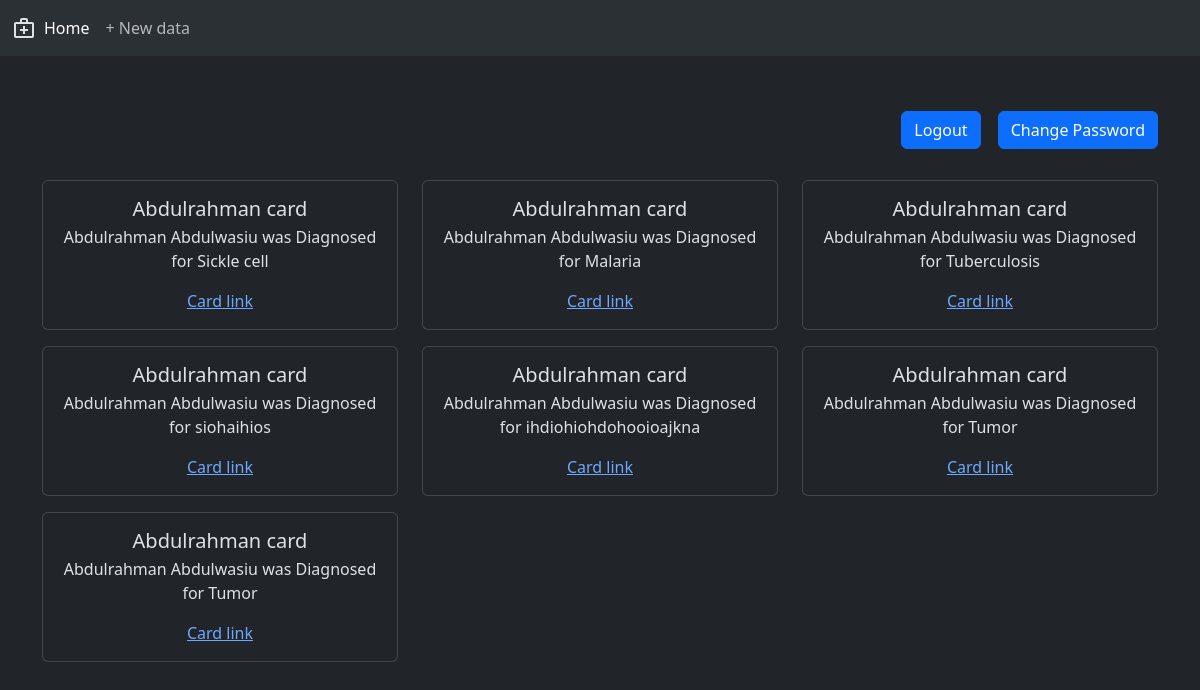
/data_detail/ (signed in), run on the app's committed database.
### data/models.py (models this page shows, shortened)
class Data(models.Model):
      detail = models.CharField(max_length=250)
      patient = models.ForeignKey(get_user_model(), on_delete=models.CASCADE)
      date_created = models.DateTimeField(default=timezone.now)

### users/models.py (models this page shows, shortened)
class CustomUser(AbstractBaseUser, PermissionsMixin):
    email = models.EmailField(unique=True, blank=True, default='')
    first_name = models.CharField(max_length=50, blank=True, default='')
    last_name = models.CharField(max_length=50, blank=True, default='')
    phone_number = models.CharField(max_length=20, blank=True, default='')
    start_date = models.DateTimeField(default=timezone.now)
    is_admin = models.BooleanField(default=False)
    is_active = models.BooleanField(default=True)
    is_superuser = models.BooleanField(default=False)
    is_staff = models.BooleanField(default=True)
    objects = CustomUserManager()
    USERNAME_FIELD = 'email'
    REQUIRED_FIELDS = ['first_name', 'last_name', 'phone_number']

### data/views.py (the view)
# urls.py: path('data_detail/', DataPageView.as_view(), name='data_detail')
class DataPageView(LoginRequiredMixin, ListView):
    model = Data
    template_name = 'data_list.html'
    login_url = 'login'

### templates/data_list.html (shortened to what this page needs)
{% extends 'base.html' %}
{% block content %}
<div class="row">
    {% for data in object_list %}
        <div class="col-6 col-md-4">
        <div class="card text-center mb-3 mr-3">
            <div class="card-body">
              <h5 class="card-title">{{ data.patient.first_name}} card</h5>
              <p class="card-text">{{ data.patient.first_name }} {{ data.patient.last_name }} was Diagnosed for
                {{ data.detail }}
              </p>
              <a href="#" class="card-link">Card link</a>
            </div>
          </div>
        </div>
      <br/>
      {% endfor %}
    </div>
{% endblock content %}

### templates/base.html (shortened to what this page needs)
<!DOCTYPE html>
<html lang="en" data-bs-theme="dark">
<head>
  <link href="https://cdn.jsdelivr.net/npm/bootstrap@5.3.2/dist/css/bootstrap.min.css" rel="stylesheet"
>
  </head>
<body>
  <nav class="navbar navbar-expand-lg bg-body-tertiary">
    <div class="container-fluid">
      <span class="material-symbols-outlined md-48">
        </span>
      <div class="collapse navbar-collapse" id="navbarNav">
        <ul class="navbar-nav">
          <li class="nav-item">
            <a class="nav-link active" aria-current="page" href="{% url 'home' %}">Home</a>
          </li>
          <li class="nav-item">
            <a class="nav-link" href="{% url 'data_new' %}">+ New data</a>
          </li>
        </ul>
      </div>
    </div>
  </nav>
  {% if user.is_authenticated %}
  <div class="container mt-5">
    <div class="text-end">
      <form class="btn" method="post" action="{% url 'logout' %}">
        <a><input class="btn btn-primary" type="submit" value="Logout"></a>
      </form>
      <a href="{% url 'password_change' %}" class="btn btn-primary">Change Password</a>
    </div>
    <br>
      {% endif %}
  {% block content %}
  {% endblock content %}
</div>
</body>
</html>

### data on the page
Data: patient.first_name "Abdulrahman", patient.last_name "Abdulwasiu", detail "Sickle cell"
Data: patient.first_name "Abdulrahman", patient.last_name "Abdulwasiu", detail "Malaria"
Data: patient.first_name "Abdulrahman", patient.last_name "Abdulwasiu", detail "Tuberculosis"
Data: patient.first_name "Abdulrahman", patient.last_name "Abdulwasiu", detail "siohaihios"
Data: patient.first_name "Abdulrahman", patient.last_name "Abdulwasiu", detail "ihdiohiohdohooioajkna"
Data: patient.first_name "Abdulrahman", patient.last_name "Abdulwasiu", detail "Tumor"
Data: patient.first_name "Abdulrahman", patient.last_name "Abdulwasiu", detail "Tumor"
